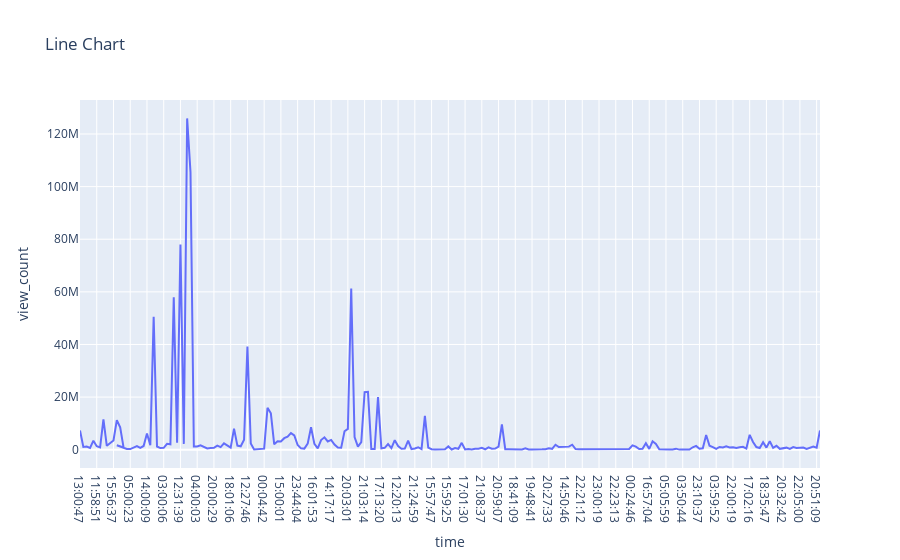

Write notebook code for a chart like this one.
### Code cell
line = px.line(newdf, x='time', y='view_count', title='Line Chart')
line.show()

### Figure 1 — Plotly figure (JSON) as saved in the notebook; plotly's stock layout.template omitted (floating-point values rounded to 4 significant figures; data arrays with more than 128 entries replaced by an {"elided": "..."} marker saying what was removed)
{"data": [{"hovertemplate": "time=%{x}<br>view_count=%{y}<extra></extra>", "legendgroup": "", "line": {"color": "#636efa", "dash": "solid"}, "marker": {"symbol": "circle"}, "mode": "lines", "name": "", "orientation": "v", "showlegend": false, "type": "scatter", "x": {"elided": "223 str values"}, "xaxis": "x", "y": {"elided": "223 int values"}, "yaxis": "y"}], "layout": {"legend": {"tracegroupgap": 0}, "title": {"text": "Line Chart"}, "xaxis": {"anchor": "y", "domain": [0, 1], "title": {"text": "time"}}, "yaxis": {"anchor": "x", "domain": [0, 1], "title": {"text": "view_count"}}}}
